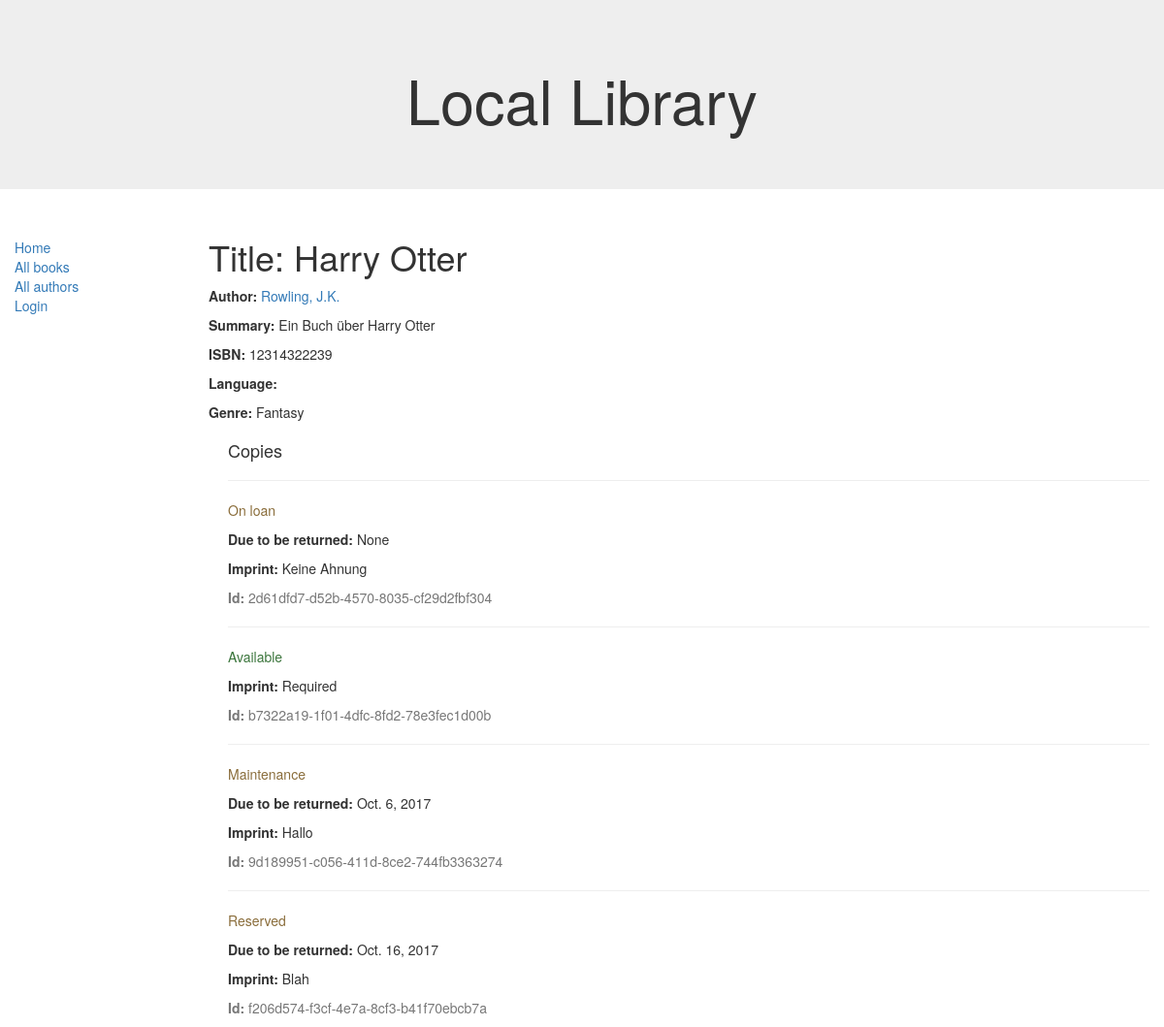
/catalog/book/3, run on the app's committed database.
### catalog/models.py (models this page shows, shortened)
class Book(models.Model):
    title = models.CharField(max_length=200)
    author = models.ForeignKey('Author', on_delete=models.SET_NULL, null=True)
    summary = models.TextField(max_length=1000, help_text="Enter a brief description.")
    isbn = models.CharField('ISBN', max_length=13, help_text="13 Characters.")
    genre = models.ManyToManyField(Genre, help_text="Select a genre for the book.")
    def display_genre(self):
        """Creates a string for the genre."""
        return ', '.join([genre.name for genre in self.genre.all()[:3]])
    display_genre.short_description = 'Genre'

class Author(models.Model):
    first_name = models.CharField(max_length=100)
    last_name = models.CharField(max_length=100)
    date_of_birth = models.DateField(null=True, blank=True)
    date_of_death = models.DateField('Died', null=True, blank=True)
    def __str__(self):
        return '%s, %s' % (self.last_name, self.first_name)

class Genre(models.Model):
    name = models.CharField(max_length=200, help_text="Enter a book genre, e.g. 'Science Fiction'.")
    def __str__(self):
        return self.name

class BookInstance(models.Model):
    id = models.UUIDField(primary_key=True, default=uuid.uuid4,
                          help_text="Unique ID for this particular book across whole library")
    book = models.ForeignKey('Book', on_delete=models.SET_NULL, null=True)
    imprint = models.CharField(max_length=200)
    due_back = models.DateField(null=True, blank=True)
    borrower = models.ForeignKey(User, on_delete=models.SET_NULL, null=True, blank=True)
    LOAN_STATUS = (
        ('m', 'Maintenance'),
        ('o', 'On loan'),
        ('a', 'Available'),
        ('r', 'Reserved'),
    )
    status = models.CharField(max_length=1, choices=LOAN_STATUS, blank=True, default='m', help_text='Book availability')
    class Meta:
        ordering = ["due_back"]
        permissions = (("can_mark_returned", "Set book as returned"),)

### catalog/views.py (the view)
# urls.py: url(r'^book/(?P<pk>\d+)$', views.BookDetailView.as_view(), name='book-detail'), # matches agains 'book/' followed
class BookDetailView(generic.DetailView):
    model = Book

### catalog/templates/catalog/book_detail.html (shortened to what this page needs)
{% extends "base_generic.html" %}
{% block content %}
    <h1>Title: {{ book.title }}</h1>
    <p><strong>Author:</strong> <a href="">{{ book.author }}</a></p>
    <p><strong>Summary:</strong> {{ book.summary }}</p>
    <p><strong>ISBN:</strong> {{ book.isbn }}</p>
    <p><strong>Language:</strong> {{ book.language }}</p>
    <p><strong>Genre:</strong> {% for genre in book.genre.all %} {{ genre }}{% if not forloop.last %}, {% endif %}{% endfor %}</p>
    <div style="margin-left:20px;margin-top:20px">
        <h4>Copies</h4>
        {% for copy in book.bookinstance_set.all %}
        <hr>
        <p class="{% if copy.status == 'a' %}text-success{% elif copy.status == 'd' %}text-danger{% else %}text-warning{% endif %}">{{ copy.get_status_display }}</p>
        {% if copy.status != 'a' %}<p><strong>Due to be returned:</strong> {{copy.due_back}}</p>{% endif %}
        <p><strong>Imprint:</strong> {{copy.imprint}}</p>
        <p class="text-muted"><strong>Id:</strong> {{copy.id}}</p>
         {% endfor %}
    </div>
{% endblock %}

### data on the page
Book: title "Harry Otter", author "Rowling, J.K.", summary "Ein Buch über Harry Otter", isbn "12314322239"
Genre: name "Fantasy"
BookInstance: status "On loan", due_back "None", imprint "Keine Ahnung", id "2d61dfd7-d52b-4570-8035-cf29d2fbf304"
BookInstance: status "Available", imprint "Required", id "b7322a19-1f01-4dfc-8fd2-78e3fec1d00b"
BookInstance: status "Maintenance", due_back "Oct. 6, 2017", imprint "Hallo", id "9d189951-c056-411d-8ce2-744fb3363274"
BookInstance: status "Reserved", due_back "Oct. 16, 2017", imprint "Blah", id "f206d574-f3cf-4e7a-8cf3-b41f70ebcb7a"
